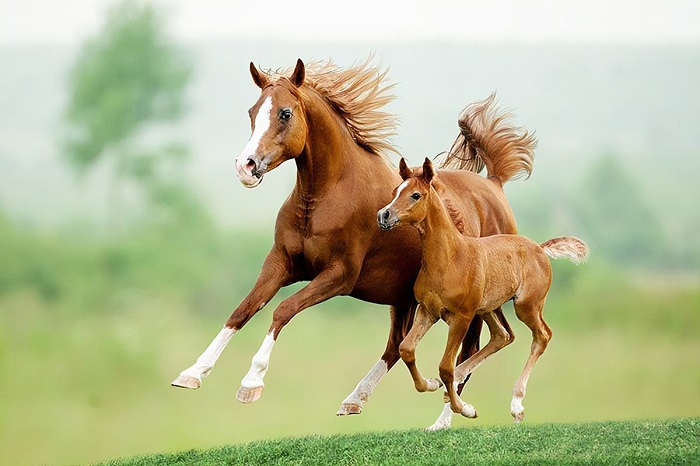
#> input picture Test/1.jpg, 700 x 466 px
$ python compression.py
#> lines starting #> are read from the running program, lines starting #| are printed output that depends on the picture; after the words box and inside, x2 and y2 are one past the last pixel; in counts of white or black regions, pixels touching at a corner belong together

import random
import numpy as np
import cv2
from matplotlib import pyplot as plt

img = plt.imread('1.jpg')
#> img is the input picture: shape (466, 700, 3); mean R, G, B 182.1, 185.8, 145.7
plt.subplot(3,3,1)
plt.title("Original Image")
plt.imshow(img)

r,g,b = img[:,:,0], img[:,:,1], img[:,:,2]
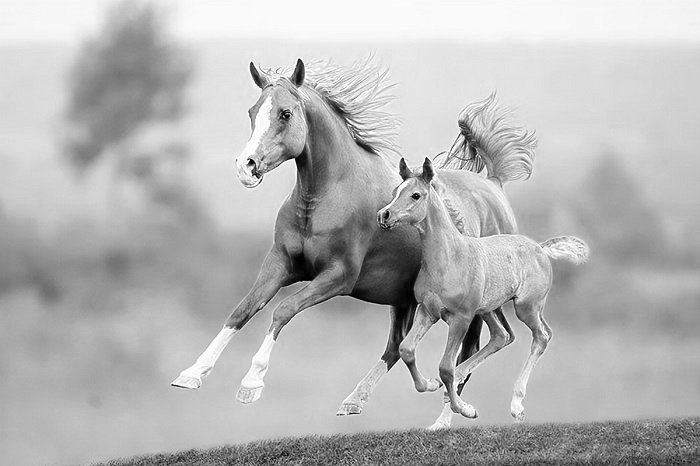
#> r: shape (466, 700); min 0, max 255, mean 182.1
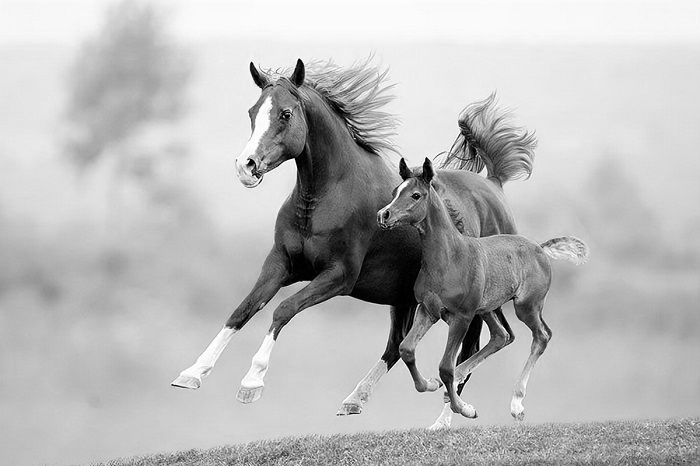
#> g: shape (466, 700); min 0, max 255, mean 185.8
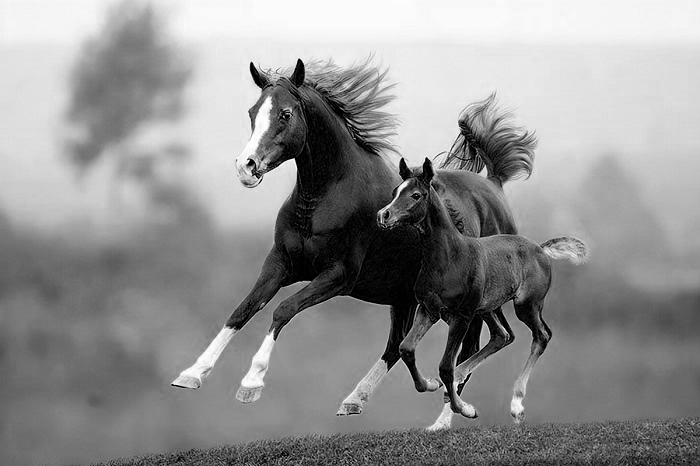
#> b: shape (466, 700); min 0, max 255, mean 145.7
grayScale = r*0.299 + g*0.587 + b*0.114
plt.subplot(3,3,2)
plt.title("Gray Scale Image")
plt.imshow(grayScale, cmap = 'gray')


#Gray to Binary
row, col = grayScale.shape
#> row = 466; col = 700
binary = np.zeros((row,col),dtype=np.uint8)
threshold = 127

for i in range(row):
    for j in range(col):
        if grayScale[i,j]>=threshold:
            binary[i,j] = 255
        else:
            binary[i,j] = 0
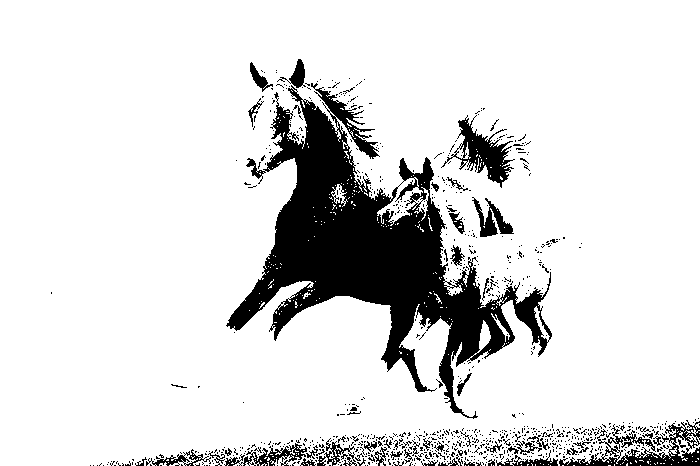
#> binary: shape (466, 700); 86.4% white; 860 black regions (798 under 20 px), largest, box (x1, y1, x2, y2) and area: (226, 83, 552, 419) 32657, (559, 420, 700, 466) 2154, (441, 115, 515, 188) 1727

plt.subplot(3,3,3)
plt.title("Binary Image")
plt.imshow(binary, cmap = 'gray')

#Add Noise

row, col = grayScale.shape
number_of_pixels = random.randint(400,100000)


for i in range(number_of_pixels):
    x_cord = random.randint(0,row-1)
    y_cord = random.randint(0,col-1)
    grayScale[x_cord,y_cord] = 255
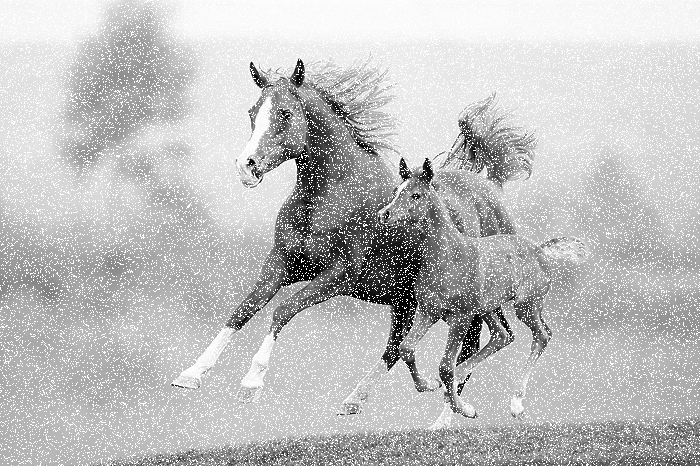
#> grayScale: shape (466, 700) float64; min 0, max 255, mean 191

for j in range(number_of_pixels):
    x_cord = random.randint(0,row-1)
    y_cord = random.randint(0,col-1)
    grayScale[x_cord,y_cord] = 0
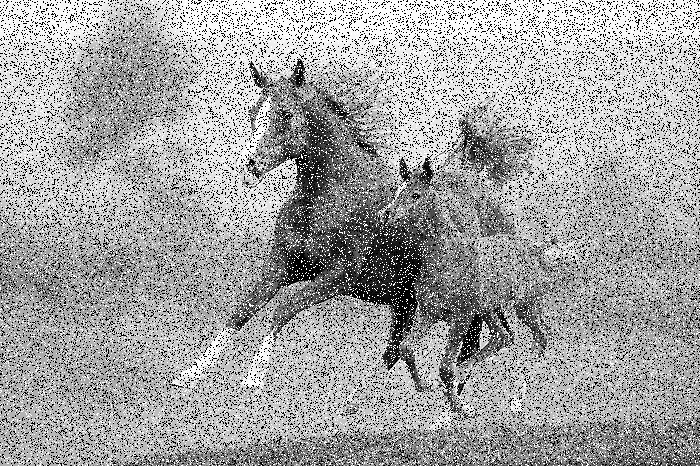
#> grayScale: shape (466, 700) float64; 14.48% of pixels changed, all inside (x1, y1, x2, y2) = (0, 0, 700, 466)

plt.subplot(3,3,4)
plt.title("Adding Noise Image")
plt.imshow(grayScale, cmap = 'gray')


#remove noise
row, col = grayScale.shape
kernel_size =3
remove_noise = np.zeros((row,col),dtype=np.uint8)

for i in range(row):
    for j in range(col):
        remove_noise[i,j] = np.median(grayScale[i:i+kernel_size, j:j+kernel_size])
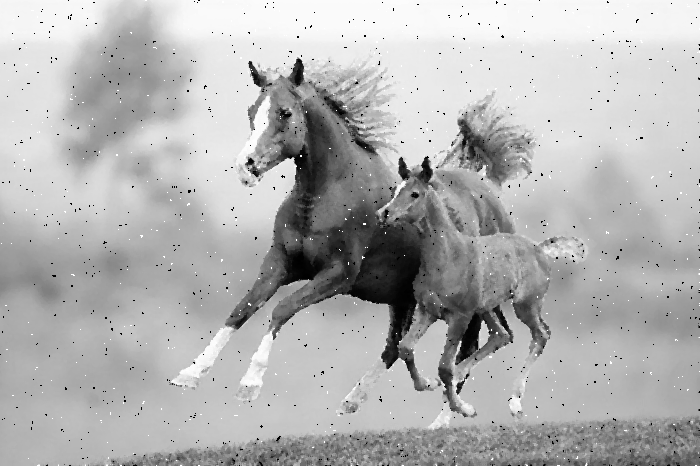
#> remove_noise: shape (466, 700); min 0, max 255, mean 178.5

plt.subplot(3,3,5)
plt.title("Remove Noise Image")
plt.imshow(remove_noise, cmap = 'gray')

height, width = grayScale.shape
#> height = 466; width = 700

''' Generate a binary mask. '''
mask = np.zeros((height, width), dtype=np.uint8)
for i in range(150, 200):
    for j in range(160, 350):
        mask[i, j] == 1

plt.subplot(3,3,6)
plt.title("Mask")
plt.imshow(mask, cmap = 'gray')

''' Apply a binary mask on a grayscale image. '''
result = np.zeros((height, width), dtype=np.uint8)
for i in range(height):
    for j in range(width):
         if mask[i, j] == 1:
             result[i, j] = grayScale[i, j]
#> result: shape (466, 700); every value is 0

plt.subplot(3,3,7)
plt.title("Image with mask")
plt.imshow(result, cmap = 'gray')

'''
mask = np.zeros(grayScale.shape, dtype=np.uint8)
mask = cv2.circle(mask,(250,150),100, (255,255,255), -1)
plt.subplot(3,3,8)
plt.imshow(mask, cmap='gray')


result = cv2.bitwise_and(grayScale,mask)
result[mask==0]=255
plt.subplot(3,3,9)
plt.imshow(result,cmap = 'gray')
'''

plt.show()
